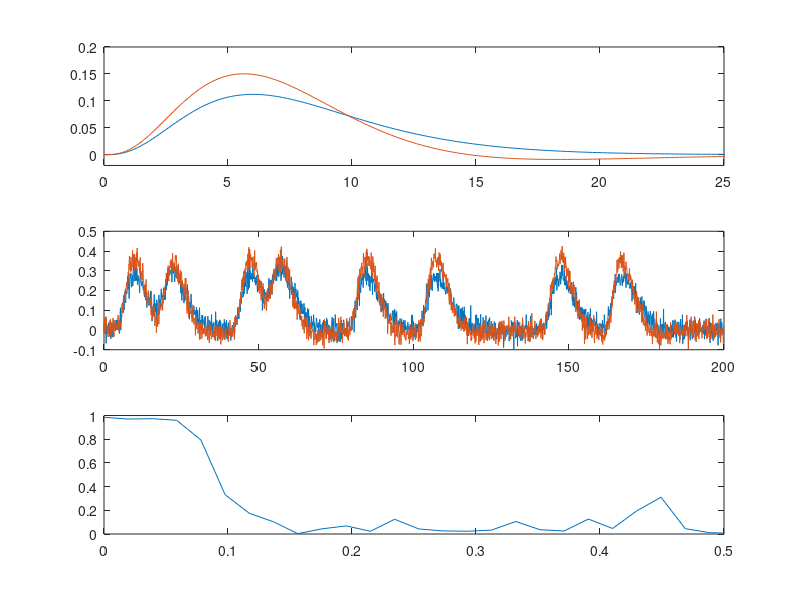

MATLAB code to generate this figure:
clear all; close all; clc;              % Clear all workspaces

ntime=2000;             % number of time points
T=200;                  % time interval in seconds
t=T*[0:ntime-1]/ntime;  % define time

% Create the hrfs & plot
n=4; lamda=2; n2=7; lamda2=2; a=.3;
hrf=(t.^(n-1)).*exp(-t/lamda)/((lamda^n)*factorial(n-1));
h2=(t.^(n2-1)).*exp(-t/lamda2)/((lamda2^n2)*factorial(n2-1));
hrf2=(hrf-a*h2)/(sum(hrf-a*h2)*.1);
subplot(3,1,1); plot(t,hrf,t,hrf2); axis([0 25 -.02 .2]);

% Create the boxcars
n=zeros(1,ntime);
n(26:50)=ones(1,25); n(151:175)=ones(1,25); n(401:425)=ones(1,25); 
n(501:525)=ones(1,25); n(776:800)=ones(1,25); n(1001:1025)=ones(1,25); 
n(1401:1425)=ones(1,25); n(1601:1625)=ones(1,25); 
n2=[zeros(1,3),n(1:1997)];

% Convolve hrf & boxcar, add noise, then plot
B=conv(hrf,n)/10; B2=conv(hrf2,n2)/10;
B=B(1:ntime)+.03*randn(1,ntime); B2=B2(1:ntime)+.03*randn(1,ntime);
subplot(3,1,2); plot(t,B,t,B2); axis([0 200 -.1 .5]);

[C12,freq]=cohere(B,B2,[],[]);          % Compute coherence 

% freq runs from 0 to 1. Our sampling rate is ntime/T samples per sec.
% Nyquist rate is half this value. So in Hz, frequencies run from 0
% to one-half ntime/T.
freq=freq*ntime/(T*2);

subplot(3,1,3); plot(freq, C12); axis([0 0.5 0 1]);     % Plot

